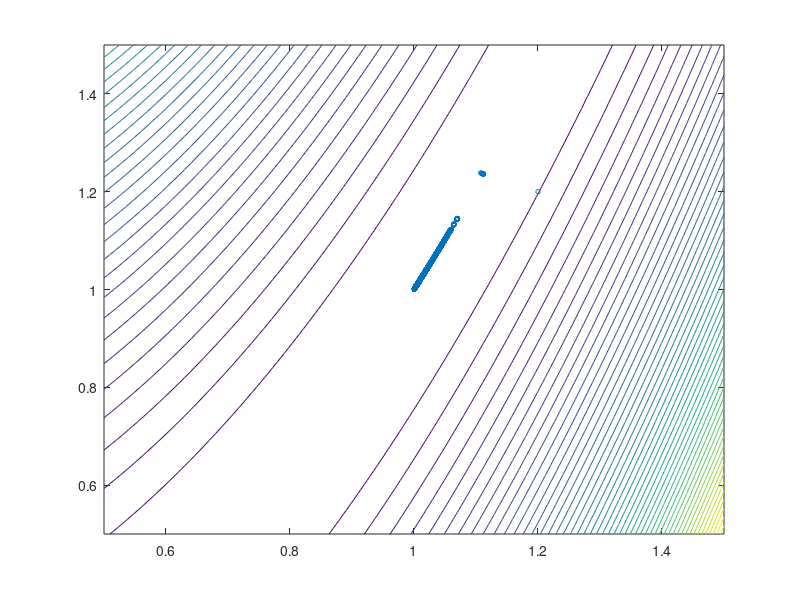

MATLAB code for this plot:
q=@(x,y) (1-x).*(1-x)+100*(y-x.*x).^2;
g=@(x,y) ([2*(x-1)-400*x*(y-x*x); 200*(y-x*x)]);
G=@(x,y) ([2-400*y+1200*x*x -400*x*y;-400*x*y 200]);
x=[1.2;1.2];
rho=0.0001;
point_history=x;
a=0.5:0.01:1.5;
a = repmat(a,101,1);
b=0.5:0.01:1.5;
b = repmat(b,101,1)';
c=(1-a).^2+100*(b-a.^2).^2;
contour(a,b,c,50);
hold on;
while 1
    alpha = 1;
    q_now = q(x(1),x(2));
    g_now = g(x(1),x(2));
    p_now = -g_now./norm(g_now);
    g_1d_now = g_now'*p_now;
    while 1
        x_new = x+p_now*alpha;
        q_new = q(x_new(1),x_new(2));
        l = q_now+rho*g_1d_now*alpha;
        if q_new < l
            break;
        end
        alpha = alpha * 0.1;
    end
    x = x_new;
    point_history = [point_history x];
    if norm(x-[1;1])<0.001
        break;
    end
end
scatter(point_history(1,:),point_history(2,:),10);
